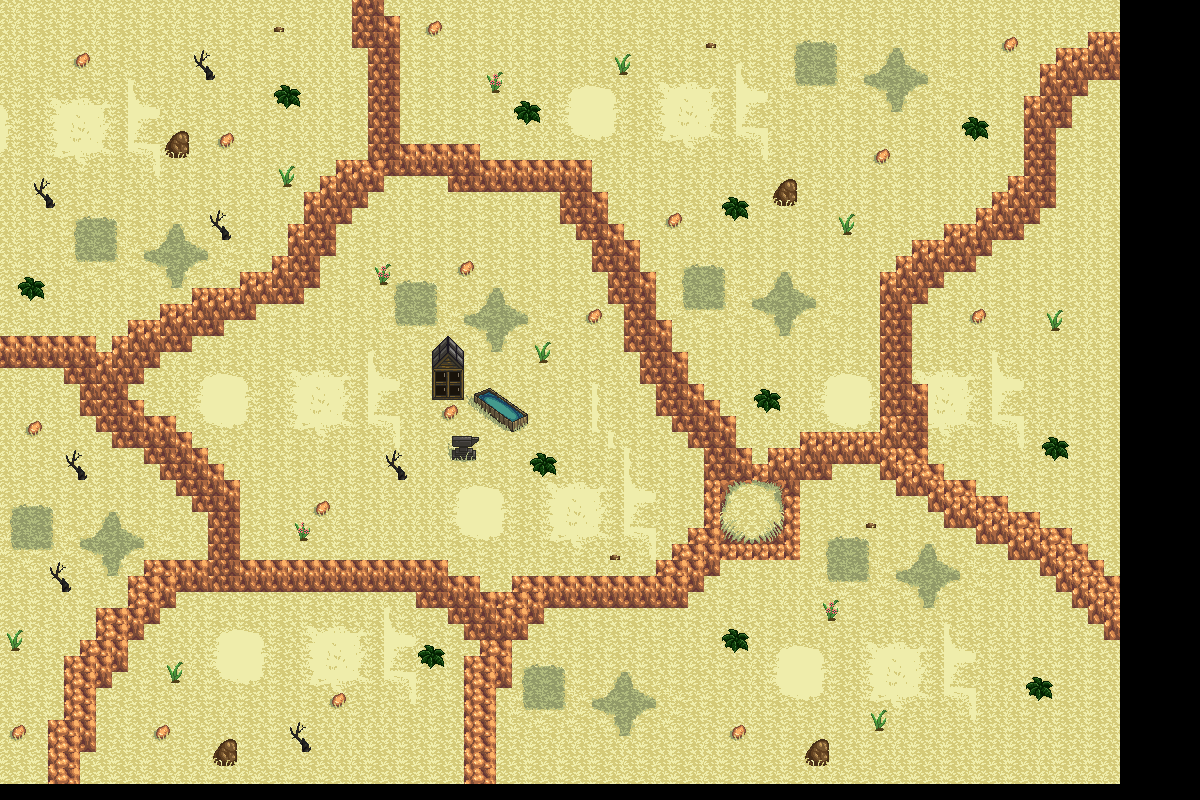

A level layout from a 2D game, rendered from its tile map. Below: a short description, then the map file with tile-grid data replaced by summaries:
An orthogonal 75x50 tile map with 16x16 px tiles, 2 tile layers (Tile Layer 1, Tile Layer 2).

<map version="1.9" tiledversion="1.9.2" orientation="orthogonal" renderorder="right-down" width="75" height="50" tilewidth="16" tileheight="16" infinite="0" nextlayerid="3" nextobjectid="1">
 <tileset firstgid="1" name="waterspace" tilewidth="16" tileheight="16" tilecount="3600" columns="60">
  <image source="../textures/tilesets/hyptosis_tile-art-batch-1.png" width="960" height="960" />
 </tileset>
 <layer id="1" name="Tile Layer 1" width="75" height="50" offsetx="-80" offsety="-16">
  <data>[3750 cells, 3750 non-empty, 171 distinct tile ids]</data>
 </layer>
 <layer id="2" name="Tile Layer 2" width="75" height="50">
  <data>[3750 cells, 227 non-empty, 49 distinct tile ids]</data>
 </layer>
</map>
